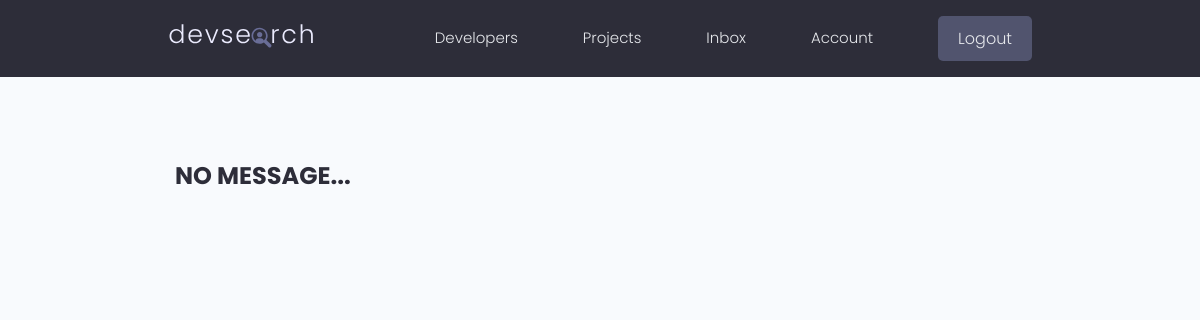
The page /inbox/ (signed in) on the database as committed earlier.
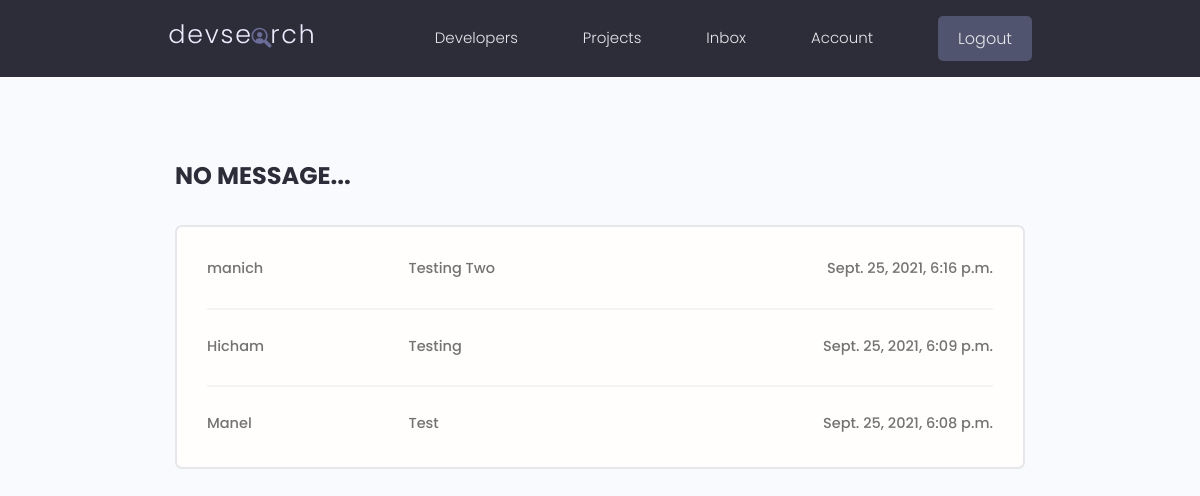
The same page on the database as committed later.
### users/models.py (models this page shows, shortened)
class Message(models.Model):
    sender = models.ForeignKey(Profile,on_delete=models.SET_NULL,null=True,blank=True)
    recipient = models.ForeignKey(Profile,on_delete=models.SET_NULL,null=True,blank=True,related_name="messages")
    name = models.CharField(max_length=200,null=True,blank=True)
    email = models.EmailField(max_length=200,null=True,blank=True)
    subject = models.CharField(max_length=200,null=True,blank=True)
    body = models.TextField()
    is_read = models.BooleanField(default=False,null=True)
    created = models.DateTimeField(auto_now_add=True)
    id = models.UUIDField(default=uuid.uuid4, unique=True,
                          primary_key=True, editable=False)
    class Meta:
        ordering = ['is_read','-created']

### users/views.py (the view)
# urls.py: path('inbox/',views.inbox,name='inbox'),
@login_required(login_url='login')
def inbox(request):
    profile = request.user.profile
    messageRequests = profile.messages.all()
    unreadCount = messageRequests.filter(is_read=False).count()
    context= {'messageRequests':messageRequests,'unreadCount':unreadCount}
    return render(request,'users/inbox.html',context)

### users/templates/users/inbox.html
{% extends 'main.html' %}
{% block content %}
<main class="inbox my-xl">
  <div class="content-box">
    {% if unreadCount > 0 %}
    <h3 class="inbox__title">New Messages(<span>{{unreadCount}}</span>)</h3>
    {% else %}
    <h3 class="inbox__title">No Message...</h3>
    {% endif %}
    {% if messageRequests.count > 0 %}
      <ul class="messages">
          {% for message in messageRequests %}
          {% if message.is_read %}
          <li class="message">
          {% else %}
          <li class="message message--unread">
          {% endif%}
          <a href="{% url 'message' message.id %}">
            <span class="message__author">{{message.name}}</span>
            <span class="message__subject">{{message.subject}}</span>
            <span class="message__date">{{message.created}}</span>
          </a>
        </li>
        {% endfor %}
      </ul>
      {% endif %}
    </div>
  </main>
{% endblock content %}

Rows that differ between the two databases and show on the page:
added Message: name "manich", subject "Testing Two", created "Sept. 25, 2021, 6:16 p.m."
added Message: name "Hicham", subject "Testing", created "Sept. 25, 2021, 6:09 p.m."
added Message: name "Manel", subject "Test", created "Sept. 25, 2021, 6:08 p.m."
